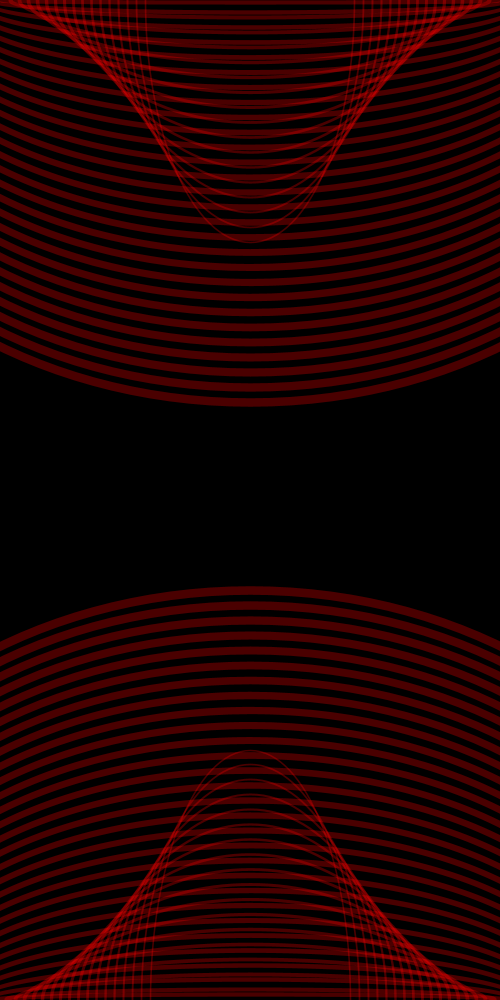
Frame 1 (no input)
Frame 60 (the mouse pressed at the canvas centre just before this capture): identical to frame 1, image omitted
Frame 120 (the mouse held since frame 60 and released just before this capture): identical to frame 1, image omitted

The Processing sketch that drew this single still picture (run headless with seeded random() and noise(); from frame 60 on, the mouse is pressed at the canvas centre):

// Processing sketch: processing_32154
// ── processing_32154.pde

int width = 200;
int height = 500;
float x1 = 250;
float y1 = 1000;
float x2 = 250;
float y2 = 1000;
float w = 1.5;

void setup(){
  size(500,1000);
  background(0);
  smooth();
}

void draw(){
  while(width<1000){
  noFill();
  strokeWeight(w);
  stroke(255,0,0,40);
  ellipse(x1,y1,width,height);
//  x1 = x1+8;
  y1 = 1/y1;
//  width = width + 4;
//  height = height + 4;
  
    noFill();
    strokeWeight(w);
    stroke(255,0,0,40);
    ellipse(x2,y2,width,height);
//    x2 = x2+8;
    y2 = 1/y2;
    width = width + 9;
    height = height - 15;
    w = w+0.08;
  }
  
/*      noFill();
      strokeWeight(2);
      stroke(255,0,0, 25);
      ellipse(x3,y3,width,height);
      x3 = x3-8;
      y3 = y3+8;
      width = width + 4;
      height = height + 4;
 */ 
//  if(y==500);
  //  x=50;
 //   y=0;
}
                                                                
